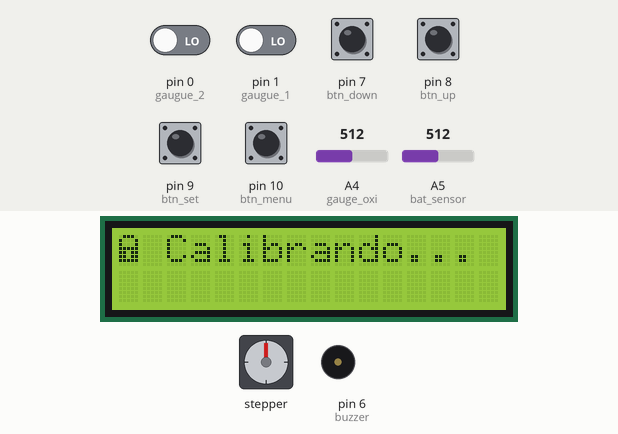
Recording of a sketch running on a simulated Arduino Uno, built with avr-gcc and run on an emulated ATmega328P. On the bench: stepper motor, 16×2 character LCD, buzzer (waves = sounding). Wiring (inferred from the names in the program): stepper motor (200 steps per turn assumed): coils A0, A1, A2, A3. The test bench sets the inputs (shaded band); at power-on: pin 0 (gaugue_2), pin 1 (gaugue_1), pin 7 (btn_down), pin 8 (btn_up), pin 9 (btn_set), pin 10 (btn_menu) LOW, A5 (bat_sensor) = 512, A4 (gauge_oxi) = 512.

Above: at 1.1 s.
1.2 s: pin 0 (gaugue_2) driven HIGH and pin 1 (gaugue_1) driven HIGH
At 1.7 s:
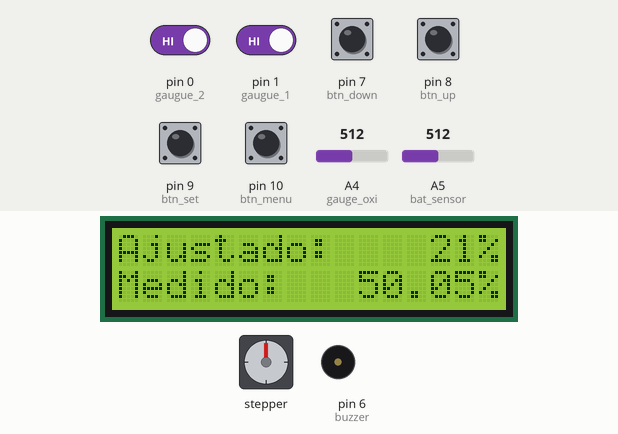
2.8 s: pin 9 (btn_set) pulled HIGH for 0.15 s
At 4.0 s:
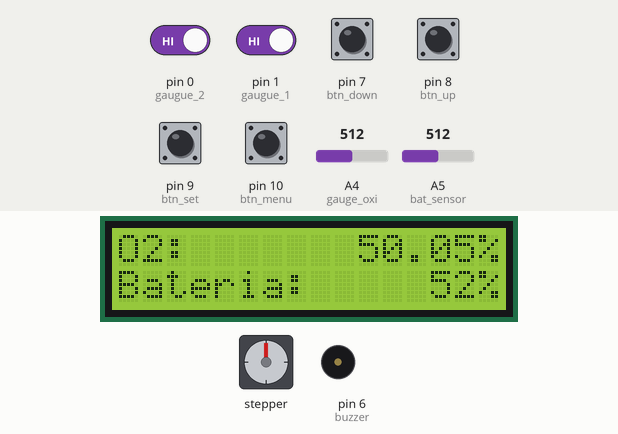
4.4 s: A5 (bat_sensor) set to 108
At 6.8 s:
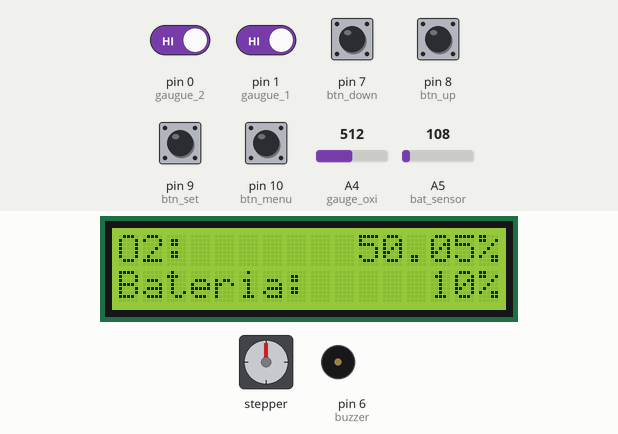
7.1 s: A5 (bat_sensor) set to 89
At 8.55 s:
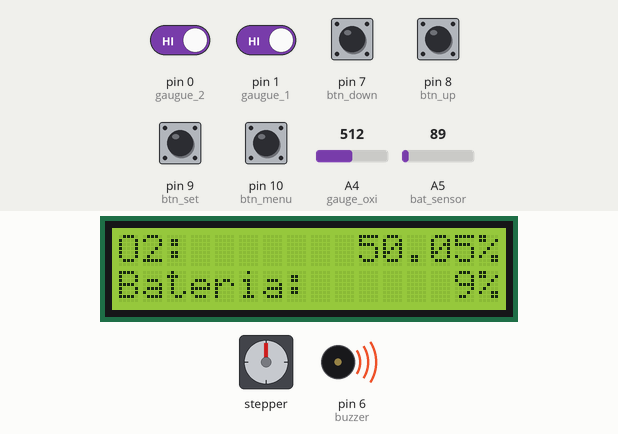
10.1 s: pin 10 (btn_menu) pulled HIGH for 0.15 s
At 11.94 s:
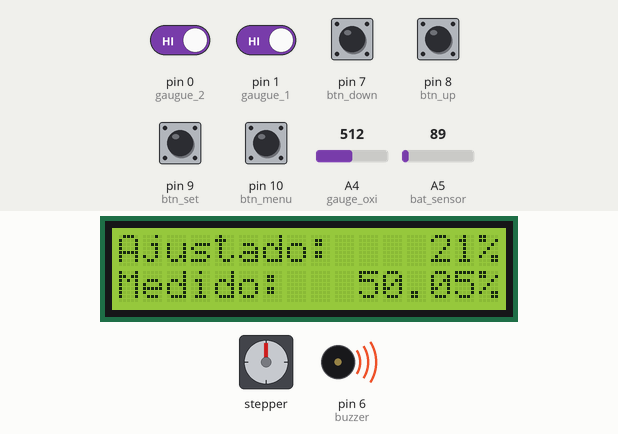
13.2 s: A4 (gauge_oxi) set to 716
At 15.8 s:
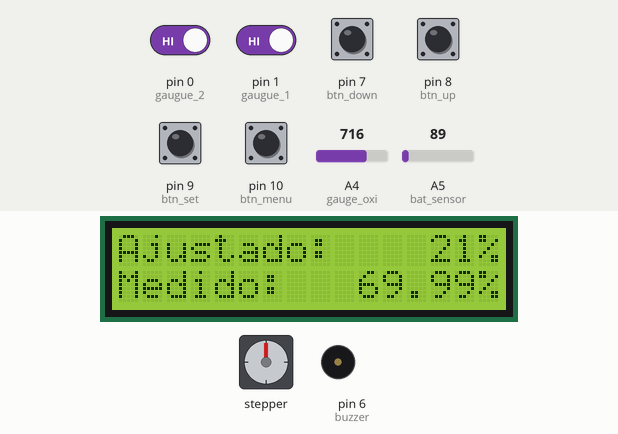
Timing chart, 0 to 17.2 s (numbered marks = the images above; inputs shaded):
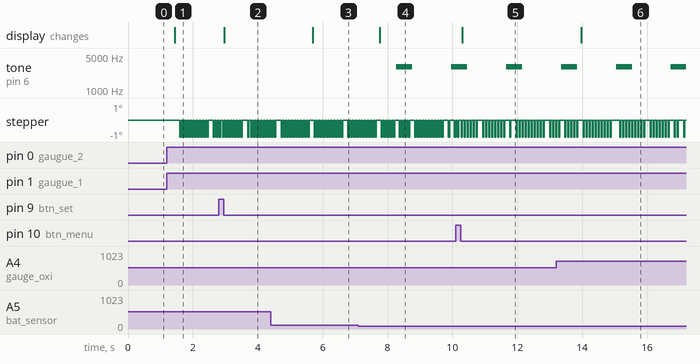

Measured:
- the behaviour switches between 99 and 98 on A5 (bat_sensor) (found by bisection; images 3 and 4)
- after the input at 1.2 s, stepper: goes 9 × (-1° 0.04 s, 0° 0.05 s), -1° 0.04 s, 0° 0.16 s, -1° 0.04 s, 0° 0.05 s, -1° 0.04 s, then 0°, starting after 0.40 s; the display: changes after 0.24 s (image 1)
- after the input at 2.8 s, the display: changes after 0.17 s (image 2)
- after the input at 4.4 s, the display: changes after 1.3 s (image 3)
- after the input at 7.1 s, tone on pin 6 (buzzer): silent → 3000 Hz after 1.2 s, → silent 0.50 s later, → 3000 Hz 1.2 s later; the display: changes after 0.66 s (image 4)
- after the input at 10.1 s, the display: changes after 0.20 s (image 5)
- after the input at 13.2 s, the display: changes after 0.78 s (image 6)

The sketch:

main.ino
```cpp
//----------> Inclusão das bibliotecas
#include <LiquidCrystal.h>
#include <Stepper.h>
#include <Wire.h>

//----------> Definição de pinagem
#define btn_menu 10
#define btn_set 9
#define btn_up 8
#define btn_down 7
#define buzzer 6
#define step_dir_1 A0
#define step_dir_2 A2
#define step_1 A1
#define step_2 A3
#define stepsPerRevolution 200
#define gaugue_1 1
#define gaugue_2 0
#define gauge_oxi A4
#define bat_sensor A5

const int rs = 12, en = 11, d4 = 5, d5 = 4, d6 = 3, d7 = 2;

//----------> Caracteres de interface
//https://maxpromer.github.io/LCD-Character-Creator/
byte Smile[8] = {B00000, B10001, B00000, B00000, B10001, B01110, B00000};
byte Heart[8] = {B00000, B01010, B11111, B11111, B01110,B00100,B00000,B00000};
byte Bell[8] = {B00100,B01110,B01110,B01110,B11111,B00000,B00100,B00000};
byte Alien[8] = {B11111,B10101,B11111,B11111,B01110,B01010,B11011,B00000};
byte Check[8] = {B00000,B00001,B00011,B10110,B11100,B01000,B00000,B00000};
byte Speaker[8] = {B00001, B00011,B01111,B01111,B01111,B00011,B00001,B00000};
byte Sound[8] = {B00001,B00011,B00101,B01001,B01001,B01011,B11011,B11000};
byte Skull[8] = {B00000, B01110,B10101,B11011,B01110,B01110,B00000,B00000};
byte Lock[8] = {B01110,B10001,B10001,B11111,B11011,B11011,B11111,B00000};
byte Menu[8] = {B01110, B11111,B01110,B00000,B01110,B11111,B01110,B00000};
byte Point[8] = {B00100,B01110,B11111,B01110,B00100,B00000,B00000,B00000};
byte Bars[8] = {B11111, B00000, B00000, B11111, B00000, B00000, B11111, B00000};

//----------> Rotinas do display de 7 segmentos
int bat_pct = 0;

void bat_init(){
  pinMode(bat_sensor, INPUT);
  bat_pct = analogRead(bat_sensor)*(100.0/982.0);
}

//----------> Inicialização do display de 7 segmentos
LiquidCrystal lcd(rs, en, d4, d5, d6, d7);

//----------> Rotinas do display de 7 segmentos
String present_menu = "";
unsigned int o2_porcentage_aju = 21;

void lcd_init(){
  present_menu = "lcd_init";
  //Criação dos caracteres de interface
  lcd.createChar(0, Smile);
  lcd.createChar(1, Heart);
  lcd.createChar(2, Bell);
  lcd.createChar(3, Alien);
  lcd.createChar(4, Check);
  lcd.createChar(5, Speaker);
  lcd.createChar(6, Sound);
  lcd.createChar(7, Skull);
  lcd.createChar(8, Lock);
  lcd.createChar(9, Menu);
  lcd.createChar(10, Point);
  lcd.createChar(11, Bars);

  //Definição do tamanho do display
  lcd.begin(16, 2);

  //Limpeza do display
  lcd.clear();
}

//----------> Funções de aviso
void check(String msg){
  present_menu = "check_"+msg;
  lcd.clear();
  lcd.setCursor(0, 0);
  lcd.write(byte(4));
  lcd.setCursor(2, 0);
  lcd.print("Sucesso!");
  lcd.setCursor(0, 1);
  lcd.print(msg);
}

void alert(String msg){
  present_menu = "alert_" + msg;
  tone(buzzer, 440, 500);
  lcd.clear();
  lcd.setCursor(0, 0);
  lcd.write(byte(2));
  lcd.setCursor(2, 0);
  lcd.print("Alerta!");
  lcd.setCursor(0, 1);
  lcd.print(msg);
}

//----------> Funções de Tela
void calibrate_screen(){
  present_menu = "calibrate_screen";
  lcd.clear();
  lcd.setCursor(0, 0);
  lcd.write(byte(8));
  lcd.setCursor(2, 0);
  lcd.print("Calibrando...");
}

void home_screen(){
  present_menu = "home_screen";

  float soma = 0;

  for (size_t i = 0; i < 100; i++)
  {
    soma += analogRead(gauge_oxi);
  }

  float sensor_o2 = soma / 100.0;
  float sensor_o2_pct = sensor_o2 * (100.0 / 1023.0);
  String o2_str_med = String(sensor_o2_pct)+"%";
  String bat = String(bat_pct)+"%";

  lcd.clear();
  lcd.setCursor(0, 0);
  lcd.print("O2: ");

  lcd.setCursor((16-o2_str_med.length()), 0);
  lcd.print(o2_str_med);

  lcd.setCursor(0, 1);
  lcd.print("Bateria: ");
  lcd.setCursor((16-bat.length()), 1);
  lcd.print(bat);
}

void set_02_screen(){
  present_menu = "set_02_screen";

  String o2_str_aju = String(o2_porcentage_aju)+"%";

  float soma = 0;

  for (size_t i = 0; i < 100; i++)
  {
    soma += analogRead(gauge_oxi);
  }

  float sensor_o2 = soma / 100.0;
  float sensor_o2_pct = sensor_o2 * (100.0 / 1023.0);
  String o2_str_med = String(sensor_o2_pct)+"%";

  // o2_porcentage_med = analogRead(gauge_oxi)*100/1024;

  lcd.clear();
  lcd.setCursor(0, 0);
  lcd.print("Ajustado: ");
  lcd.setCursor((16-o2_str_aju.length()), 0);
  lcd.print(o2_str_aju);

  lcd.setCursor(0, 1);
  lcd.print("Medido: ");
  lcd.setCursor((16-o2_str_med.length()), 1);
  lcd.print(o2_str_med);

}

//----------> Variáveis de controle de estado dos botões
int btn_menu_state = HIGH;          //Estado do botão MENU
int last_menu_state = LOW;        //Último estado do botão MENU
unsigned long last_deb_menu = 0;  //Controle de delay do botão MENU

int btn_set_state = HIGH;           //Estado do botão SET
int last_set_state = LOW;         //Último estado do botão SET
unsigned long last_deb_set = 0;   //Controle de delay do botão SET

int btn_up_state = HIGH;           //Estado do botão UP
int last_up_state = LOW;         //Último estado do botão UP
unsigned long last_deb_up = 0;   //Controle de delay do botão UP

int btn_down_state = HIGH;           //Estado do botão DOWN
int last_down_state = LOW;         //Último estado do botão DOWN
unsigned long last_deb_down = 0;   //Controle de delay do botão DOWN

unsigned long debouncing_delay = 30;  //Tempo de estabilização de debouncing

//----------> Rotinas da interface de botões
void btn_interface_init(){
  pinMode(btn_menu, INPUT);
  pinMode(btn_set, INPUT);
  pinMode(btn_up, INPUT);
  pinMode(btn_down, INPUT);
}

void btn_menu_check(){
    int read_menu = digitalRead(btn_menu);
    if (read_menu != last_menu_state) {
      last_deb_menu = millis();
    }
    if ((millis() - last_deb_menu) > debouncing_delay) {
      if (read_menu != btn_menu_state) {
        btn_menu_state = read_menu;
        if (btn_menu_state == HIGH) {
          if(present_menu == "welcome_screen" or present_menu=="home_screen"){
            set_02_screen();
          }
        }
      }
    }
    last_menu_state = read_menu;
}

void btn_set_check(){
    int read_set = digitalRead(btn_set);
    if (read_set != last_set_state) {
      last_deb_set = millis();
    }
    if ((millis() - last_deb_set) > debouncing_delay) {
      if (read_set != btn_set_state) {
        btn_set_state = read_set;
        if (btn_set_state == HIGH) {
            if(present_menu=="welcome_screen"){
              set_02_screen();
            }else if(present_menu == "set_02_screen"){
              home_screen();
            }
        }
      }
    }
    last_set_state = read_set;
}

void btn_up_check(){
    int read_up = digitalRead(btn_up);
    if (read_up != last_up_state) {
      last_deb_up = millis();
    }
    if ((millis() - last_deb_up) > debouncing_delay) {
      if (read_up != btn_up_state) {
        btn_up_state = read_up;
        if (btn_up_state == HIGH) {
          if((present_menu=="set_02_screen") and (o2_porcentage_aju<=99)){
            o2_porcentage_aju ++;
            set_02_screen();
          }
        }
      }
    }
    last_up_state = read_up;
}

void btn_down_check(){
    int read_down = digitalRead(btn_down);
    if (read_down != last_down_state) {
      last_deb_down = millis();
    }
    if ((millis() - last_deb_down) > debouncing_delay) {
      if (read_down != btn_down_state) {
        btn_down_state = read_down;
        if (btn_down_state == HIGH) {
          if((present_menu=="set_02_screen") and (o2_porcentage_aju>=22)){
            o2_porcentage_aju --;
            set_02_screen();
          }
        }
      }
    }
    last_down_state = read_down;
}

//----------> Rotinas do motor de passo
int pct_tol = 5;

void step_init(){
  pinMode(step_1, OUTPUT);
  pinMode(step_dir_1, OUTPUT);
  pinMode(step_2, OUTPUT);
  pinMode(step_dir_2, OUTPUT);
  pinMode(gaugue_1,INPUT);
  pinMode(gaugue_2,INPUT);
}

bool gauge_stepper(int step_dir, int gaugue, int step){
  int gaugue_status = digitalRead(gaugue);

  digitalWrite(step_dir, HIGH);

  if(not gaugue_status){ //Está apertado?
    //Não...
    for (int i = 0; i < stepsPerRevolution/10; i++) { //Muda 1.8º do motor a cada loop
      digitalWrite(step, HIGH);
      delayMicroseconds(1000);
      digitalWrite(step, LOW);
      delayMicroseconds(1000);
    }
    return false;
  }else{
    //Sim...
    return true;
  }
}

void stepper_update(){
  //Lê o valor da célula
  float soma = 0;
  for (size_t i = 0; i < 100; i++)
  {
    soma += analogRead(gauge_oxi);
  }
  float sensor_o2 = soma / 100.0;
  float sensor_o2_pct = sensor_o2 * (100.0 / 1023.0);

  if(sensor_o2_pct<(o2_porcentage_aju-pct_tol)){//Se o valor lido estiver abaixo da tolerância
    digitalWrite(step_dir_1, LOW);
    for (int i = 0; i < stepsPerRevolution/10; i++) { //Abre 1,8º do motor 1
      digitalWrite(step_1, HIGH);
      delayMicroseconds(1000);
      digitalWrite(step_1, LOW);
      delayMicroseconds(1000);
    }
    digitalWrite(step_dir_2, HIGH);
    for (int i = 0; i < stepsPerRevolution/10; i++) { //Fecha 1,8º do motor 2
      digitalWrite(step_2, HIGH);
      delayMicroseconds(1000);
      digitalWrite(step_2, LOW);
      delayMicroseconds(1000);
    }

  }else if(sensor_o2_pct>(o2_porcentage_aju+pct_tol)){//Senão, se o ajuste estiver acima da tolerância
    digitalWrite(step_dir_2, LOW);
    for (int i = 0; i < stepsPerRevolution/10; i++) { //Abre 1,8º do motor 2
      digitalWrite(step_2, HIGH);
      delayMicroseconds(1000);
      digitalWrite(step_2, LOW);
      delayMicroseconds(1000);
    }
    digitalWrite(step_dir_1, HIGH);
    for (int i = 0; i < stepsPerRevolution/10; i++) { //Fecha 1,8º do motor 1
      digitalWrite(step_1, HIGH);
      delayMicroseconds(1000);
      digitalWrite(step_1, LOW);
      delayMicroseconds(1000);
    }
  }
}

//----------> Rotinas da célula de oxigênio
int oxi_cell_tol = 50;

void oxi_cell_init(){
  pinMode(gauge_oxi, INPUT);
}

//----------> Rotinas de alarme
unsigned long last_delay_o2 = 0;    //Controle de delay o2
unsigned long o2_delay = 500;       //Tempo de estabilização do o2
int cont_erros_o2 = 0;              //Quantidade de erros no o2

unsigned long last_delay_bat = 0;   //Controle de delay bateria
unsigned long bat_delay = 500;      //Tempo de estabilização do bateria
int cont_erros_bat = 0;             //Quantidade de erros no bateria

void errors_check(){
  if ((millis() - last_delay_bat) > bat_delay) {
    last_delay_bat = millis();
    bat_pct = analogRead(bat_sensor)*(100.0/982.0);
    if(bat_pct<10){
      cont_erros_bat++;
      if(cont_erros_bat>=3){
        tone(buzzer, 3000, 500);
        cont_erros_bat = 0;
      }
    }else{
      cont_erros_bat=0;
    }
  }
}

//----------> Rotina de Atualização da Tela
unsigned long last_delay_update = 0;   //Controle de delay de atualização da tela
unsigned long update_delay = 1000;      //Tempo de atualização da tela

void update_screen(){
  if(( millis() - last_delay_update ) > update_delay){
    last_delay_update = millis();
    if(present_menu=="home_screen"){
      home_screen();
    }else if(present_menu=="set_02_screen"){
      set_02_screen();
    }
  }
}

//----------> Rotina de setup
bool step1_gauge = false, step2_gauge = false;  //Loop de calibração
unsigned long last_delay_gauge = 0;           //Controle de delay de atualização da calibração do motor
unsigned long update_delay_gauge = 200;       //Tempo de atualização da calibração

void setup(){
  lcd_init();
  btn_interface_init();
  step_init();
  calibrate_screen();

  while(not step1_gauge or not step2_gauge){ //Aperta até o aperto dos dois motores
    if((millis()-update_delay_gauge)>last_delay_gauge){
      last_delay_gauge=millis();

      if(not step1_gauge){
        step1_gauge = gauge_stepper(step_dir_1, gaugue_1, step_1); //Ajuste do motor 1
      }
      if(not step2_gauge){
        step2_gauge = gauge_stepper(step_dir_2, gaugue_2, step_2); //Ajuste do motor 2
      }
    }
  }

  bat_init();
  set_02_screen();
}

//----------> Rotina de loop
void loop(){
  btn_menu_check();
  btn_set_check();
  btn_up_check();
  btn_down_check();
  stepper_update();

  update_screen();
  errors_check();
}
```
